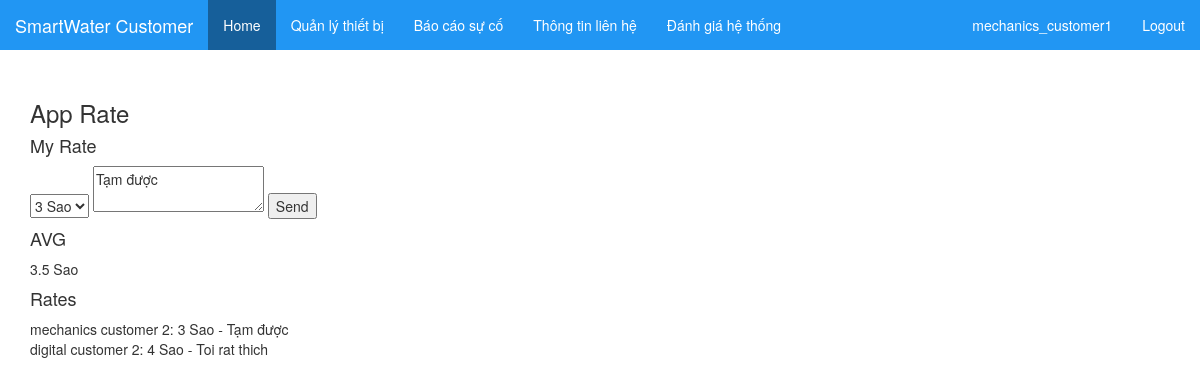
The app's page /customer/rate (signed in), older data.
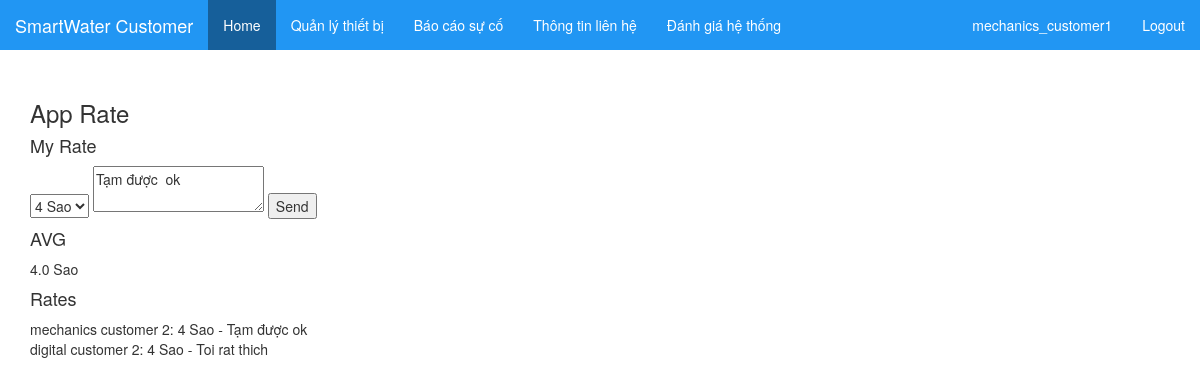
The same page, newer data.
### main/models.py (models this page shows, shortened)
class AppRate(models.Model):
    RATES = (
        (1,1),
        (2,2),
        (3,3),
        (4,4),
        (5,5),
    )
    customer = models.OneToOneField(Customer,related_name='app_rate')
    rate = models.IntegerField(choices=RATES,default=5)
    message = models.TextField()
    created_at = models.DateTimeField(auto_now_add=True)
    updated_at = models.DateTimeField(auto_now=True)
    class Meta:
        ordering = ('-updated_at',)

### sysauth/models.py (models this page shows, shortened)
class Customer(models.Model):
    user = models.OneToOneField(User,null=False,related_name='customer_profile')
    name = models.CharField(max_length=255)
    address = models.TextField(blank=False)
    phone = models.CharField(default='',max_length=31,blank=False)
    water_department = models.ForeignKey('WaterDepartment',related_name='customers')

### customer/views.py (the view, shortened to what this page needs)
def rate(request):
    if not request.user.is_authenticated() or not request.user.is_customer:
        return HttpResponse('Chi danh cho Customer')
    my_rate = None
    if hasattr(request.user.customer_profile, 'app_rate'):
        my_rate = request.user.customer_profile.app_rate
    app_rates = AppRate.objects.all()
    avg_rate = AppRate.objects.all().aggregate(Avg('rate'))['rate__avg']
    return render(request, 'customer/rate.html', {
        'my_rate': my_rate,
        'avg_rate': avg_rate,
        'app_rates': app_rates
    })

### customer/templates/customer/rate.html (shortened to what this page needs)
{% extends 'customer/customer_base.html' %}
{% block content %}
<div class="container">
  <h3>App Rate</h3>
  <div>
    <h4>My Rate</h4>
    <form method="POST">
      <select name="rate">
        <option value="3" {% if my_rate.rate == 3 %}selected{% endif %}>3 Sao</option>
        <option value="4" {% if my_rate.rate == 4 %}selected{% endif %}>4 Sao</option>
      </select>
      <textarea name="message" placeholder="Message">{{my_rate.message}}</textarea>
      <button type="submit">Send</button>
    </form>
    <div>
      <h4>AVG</h4>
      {{avg_rate}} Sao
    </div>
    <div>
      <h4>Rates</h4>
      <div>
        {% for r in app_rates %}
        <div>
          {{r.customer.name}}:
          {{r.rate}} Sao - {{r.message}}
        </div>
        {% empty %}
        Empty
        {% endfor %}
      </div>
    </div>
  </div>
</div>
{% endblock %}

Row changes from the older to the newer data that the page shows:
changed AppRate "mechanics customer 2": rate "3 Sao" → "4 Sao"; message "Tạm được" → "Tạm được ok"; rate "3" → "4"
Text that changed along with them:
{{ avg_rate }}: "3.5" → "4.0"
